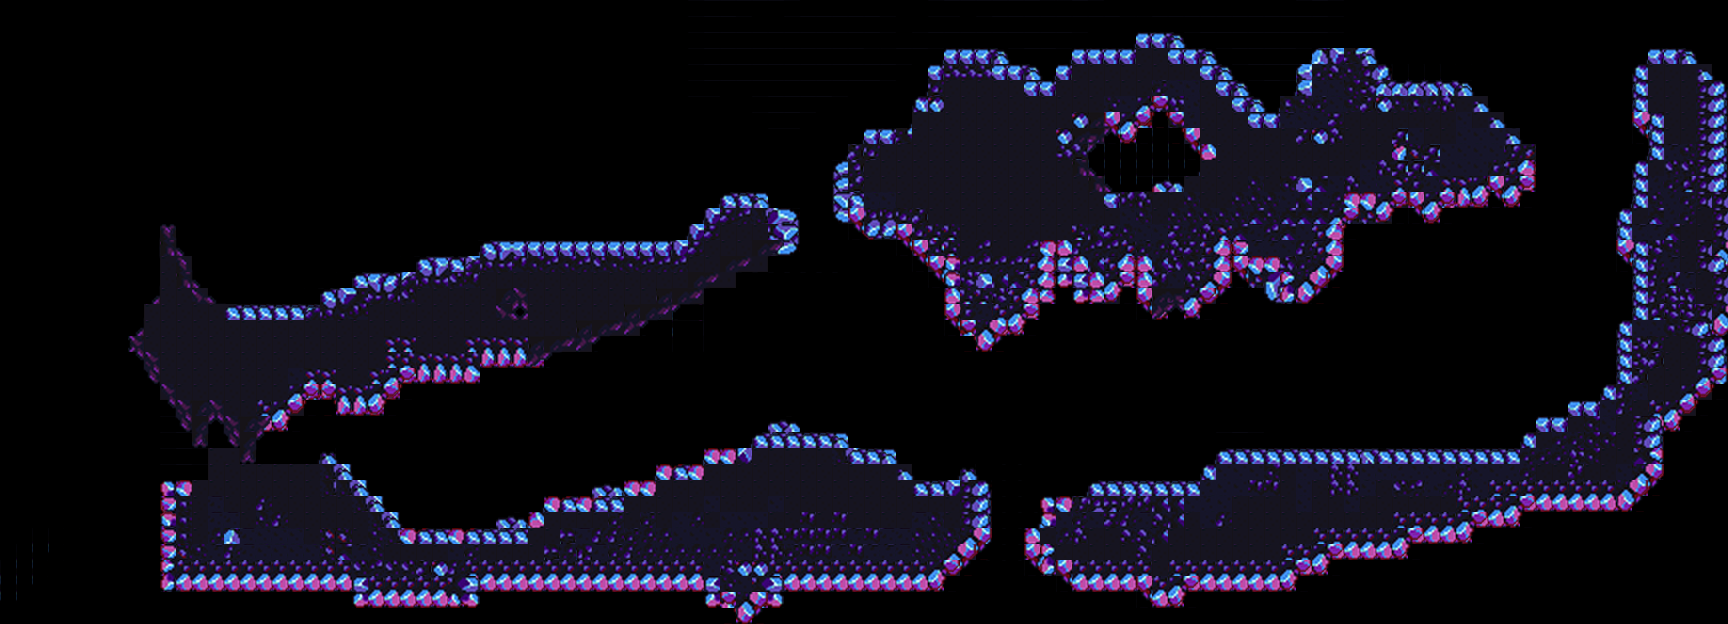

Tiled map render using the project's own tile images. Description and the map definition, with tile-layer contents summarised, below:
An orthogonal 108x39 tile map with 16x16 px tiles, 2 tile layers (Слой тайлов 1, LayerLadders) and 5 objects (2x solid, 2x enemy, player).

<map version="1.4" tiledversion="1.4.1" orientation="orthogonal" renderorder="left-up" compressionlevel="0" width="108" height="39" tilewidth="16" tileheight="16" infinite="0" nextlayerid="4" nextobjectid="32">
 <tileset firstgid="1" name="TileList_16x16" tilewidth="32" tileheight="32" tilecount="800" columns="8">
  <grid orientation="orthogonal" width="16" height="16" />
  <image source="../images/TileList_16x16.png" width="256" height="800" />
 </tileset>
 <layer id="1" name="Слой тайлов 1" width="108" height="39">
  <data>[4212 cells, 1673 non-empty, 123 distinct tile ids]</data>
 </layer>
 <layer id="3" name="LayerLadders" width="108" height="39">
  <data>[4212 cells, 10 non-empty, 4 distinct tile ids]</data>
 </layer>
 <objectgroup id="2" name="Слой объектов 1">
  <object id="1" name="player" x="448" y="608" width="16" height="16" />
  <object id="2" name="solid" x="352" y="640" width="876.5" height="32" />
  <object id="8" name="solid" x="320" y="416" width="32" height="256" />
  <object id="30" name="enemy" x="704" y="601" width="32" height="32" />
  <object id="31" name="enemy" x="768" y="576" width="32" height="32" />
 </objectgroup>
</map>